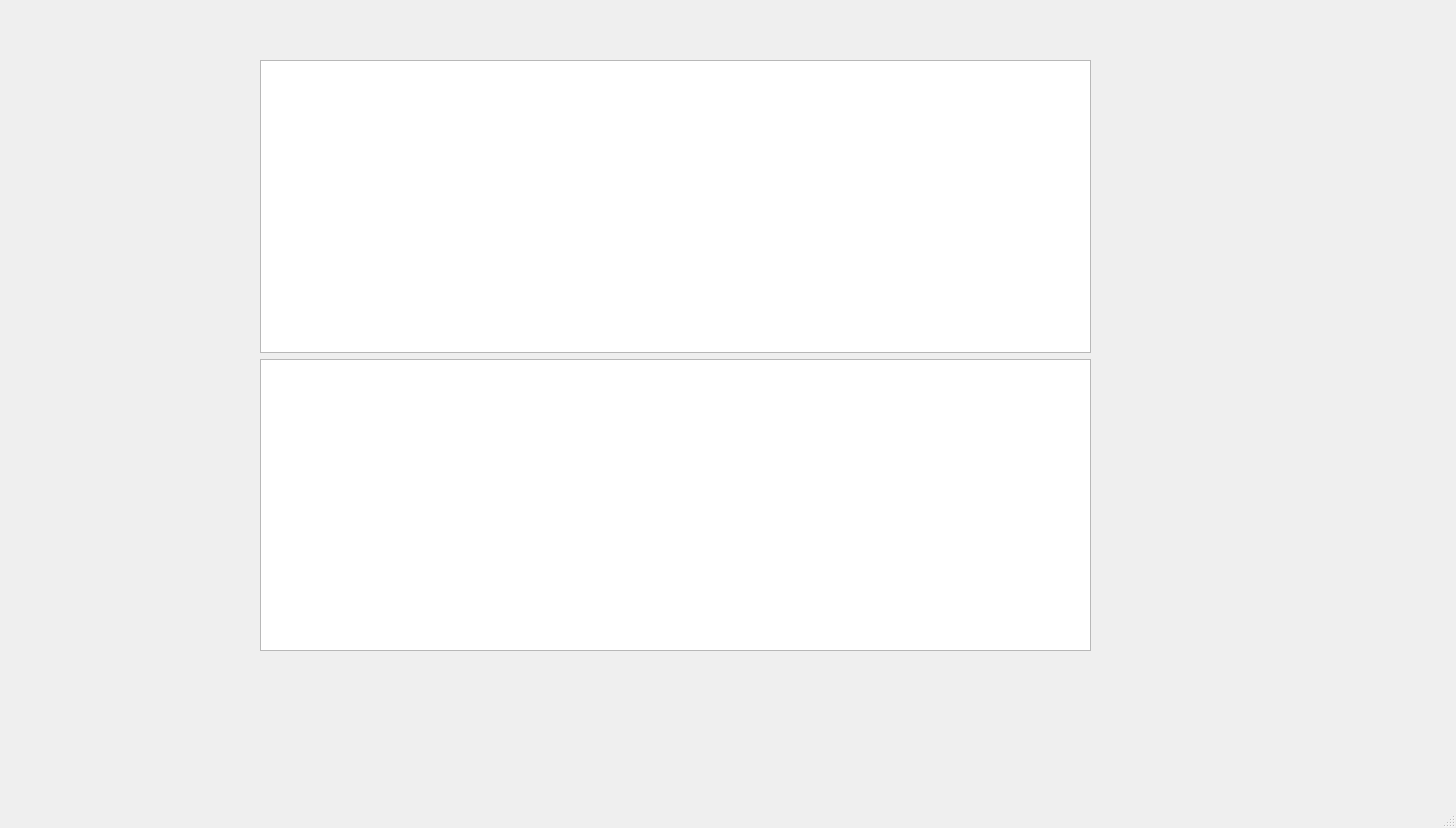
<?xml version="1.0" encoding="UTF-8"?>
<ui version="4.0">
 <class>MainWindow</class>
 <widget class="QMainWindow" name="MainWindow">
  <property name="geometry">
   <rect>
    <x>0</x>
    <y>0</y>
    <width>1456</width>
    <height>828</height>
   </rect>
  </property>
  <property name="windowTitle">
   <string>MainWindow</string>
  </property>
  <widget class="QWidget" name="centralwidget">
   <widget class="QWidget" name="verticalLayoutWidget">
    <property name="geometry">
     <rect>
      <x>260</x>
      <y>60</y>
      <width>831</width>
      <height>591</height>
     </rect>
    </property>
    <layout class="QVBoxLayout" name="verticalLayout">
     <item>
      <widget class="QTableView" name="instrumentTableView"/>
     </item>
     <item>
      <widget class="QTableView" name="orderBookTableView"/>
     </item>
    </layout>
   </widget>
  </widget>
  <widget class="QMenuBar" name="menubar">
   <property name="geometry">
    <rect>
     <x>0</x>
     <y>0</y>
     <width>1456</width>
     <height>21</height>
    </rect>
   </property>
  </widget>
  <widget class="QStatusBar" name="statusbar"/>
 </widget>
 <resources/>
 <connections/>
</ui>
